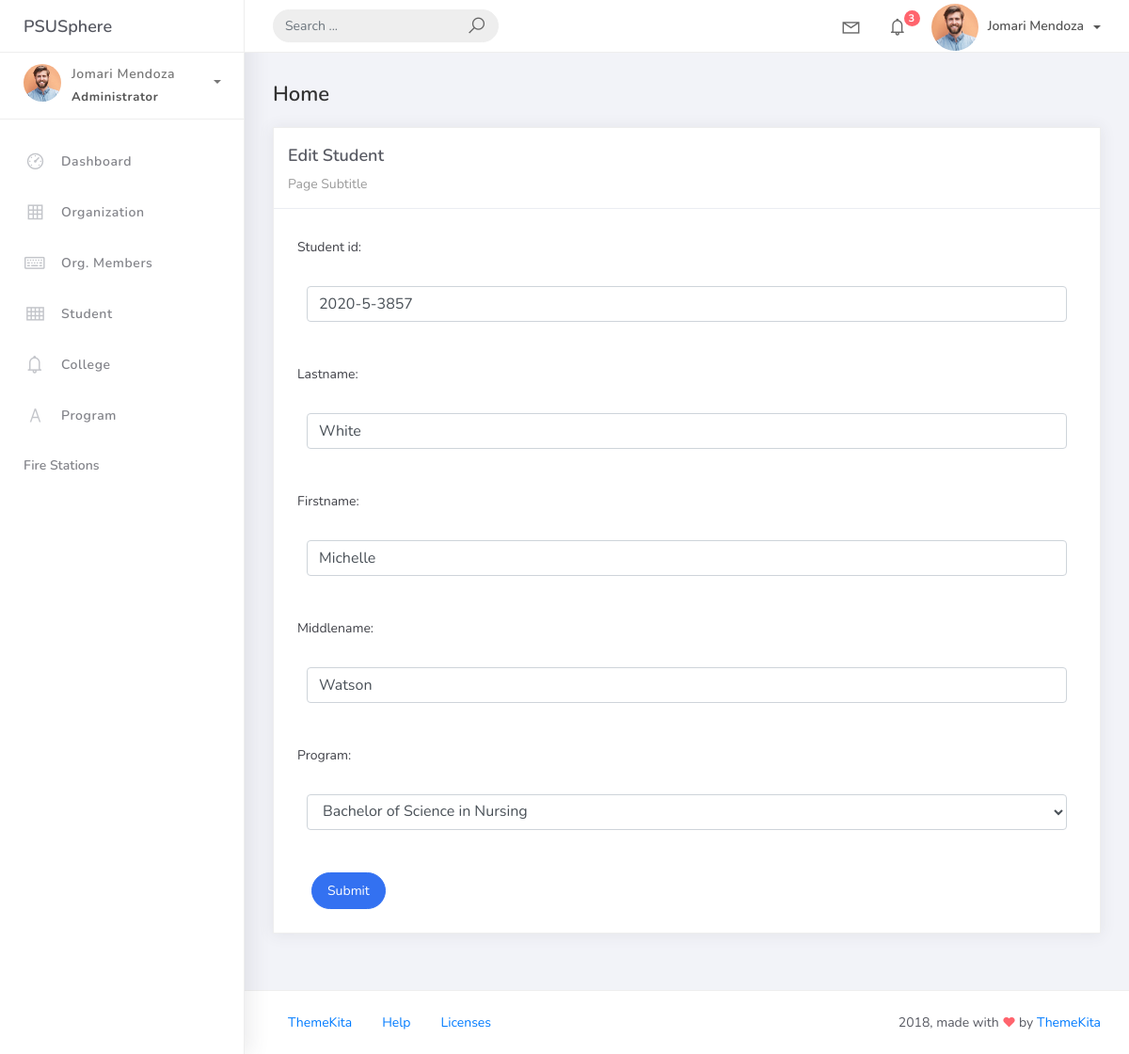
Before: /student_list/3 with the older database file.
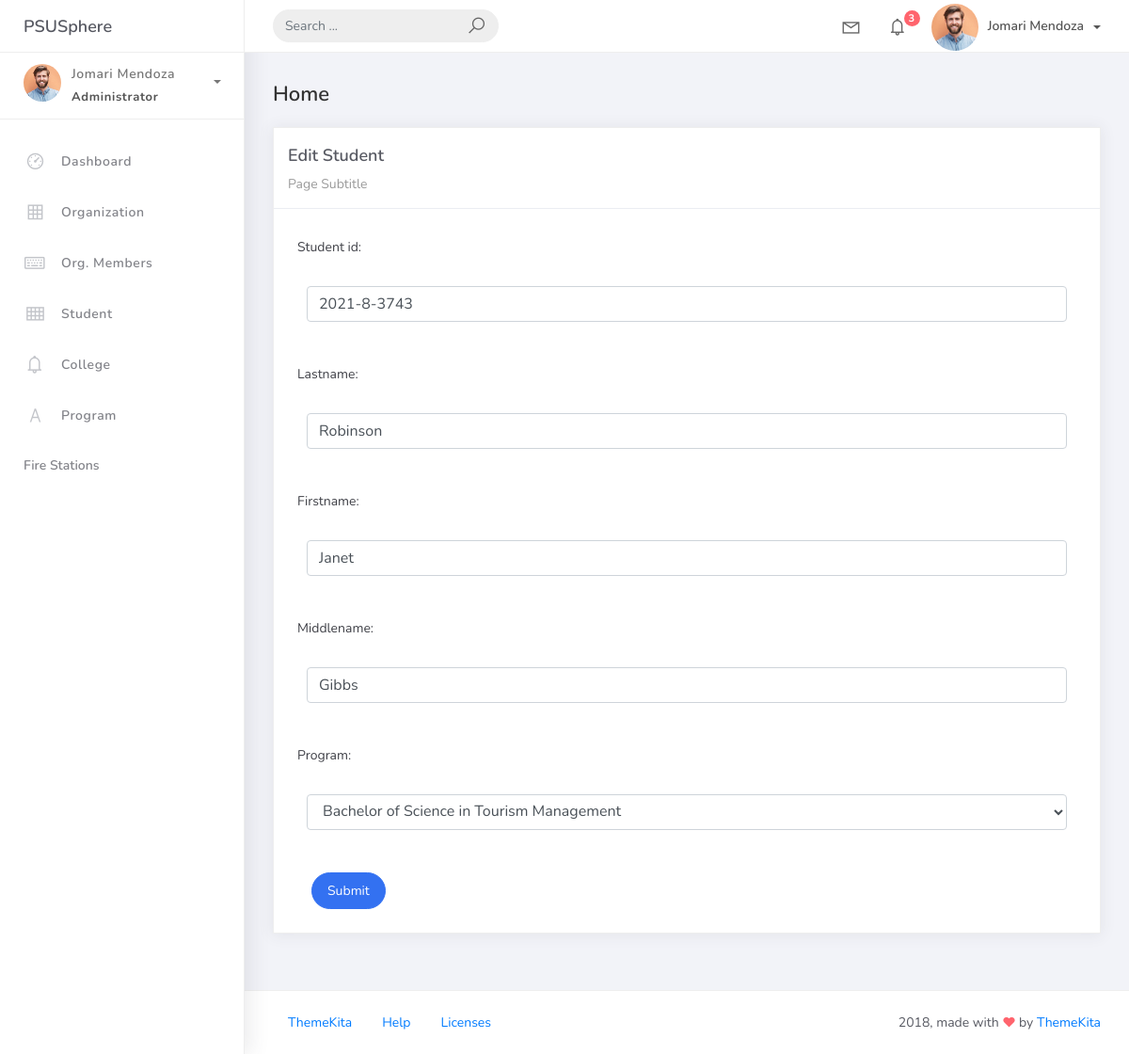
After: the same page with the newer database file.
### studentorg/models.py (models this page shows, shortened)
class BaseModel(models.Model):
    created_at = models.DateTimeField(auto_now_add=True, db_index=True)
    updated_at = models.DateTimeField(auto_now=True)
    class Meta:
        abstract = True

class Student(BaseModel):
    student_id = models.CharField(max_length=15)
    lastname = models.CharField(max_length=25)
    firstname = models.CharField(max_length=50)
    middlename = models.CharField(max_length=25, blank=True, null=True)
    program = models.ForeignKey(Program, on_delete=models.CASCADE)

### studentorg/views.py (the view)
# urls.py: path("student_list/<pk>", StudentUpdateView.as_view(), name="student-update"),
class StudentUpdateView(UpdateView):
    model = Student
    form_class = StudentForm
    template_name = "student_edit.html"
    success_url = reverse_lazy("student-list")

### studentorg/forms.py
class StudentForm(ModelForm):
  class Meta:
    model = Student
    fields = "__all__"

### studentorg/models.py (called while the page is built)
    def __str__(self):
        return self.prog_name

### templates/student_edit.html (shortened to what this page needs)
{% extends 'base.html' %}
{% load static %}
{% block content %}
  <div class="content">
    <div class="container-fluid">
      <h4 class="page-title">Home</h4>
      <div class="row">
        <div class="col-md-12">
          <div class="card">
            <div class="card-header">
              <div class="card-title">Edit Student</div>
              <div class="card-category">Page Subtitle</div>
            </div>
            <div class="card-body">
              <form class="" action="" method="post" novalidate>
                {% include 'includes/form.html' %}
                <div class="form-group">
                  <div class="col-md-12 col-sm-3">
                    <button type="submit" class="btn btn-primary btn-rounded">Submit</button>
                  </div>
                </div>
              </form>
            </div>
          </div>
        </div>
      </div>
    </div>
  </div>
{% endblock %}

### templates/includes/form.html (shortened to what this page needs)
{% load widget_tweaks %}
  {% for field in form %}
  <div class ="field item form-group">
      <label>{{ field.label_tag }}</label>
    <div class="form-group">
      {% render_field field class="form-control" %}
    </div>
</div>
{% endfor %}

Changed rows visible on the page:
changed Student: student_id "2020-5-3857" → "2021-8-3743"; lastname "White" → "Robinson"; firstname "Michelle" → "Janet"; middlename "Watson" → "Gibbs"; program "Bachelor of Science in Nursing" → "Bachelor of Science in Tourism Management"
